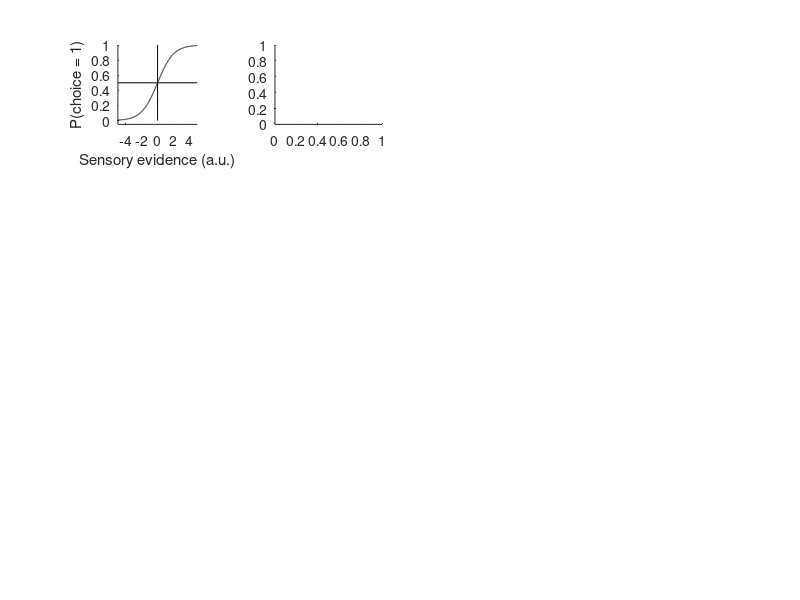

This chart was generated by the following MATLAB code: (Note: this script raises an error after producing the figure.)

% supplementary figure
global mypath;
close; figure;

% first, illustrate shift
sigmoid = @(x, mu) 1 ./ (1 + exp(-x + mu));
x = -5:0.01:5;
subplot(441); % tiny!
hold on;
plot(x, sigmoid(x, 0), 'k');
plot([-5 5], [0.5 0.5], 'k');
plot([0 0], [0 1], 'k');
axis tight; axis square;
ylabel('P(choice = 1)');
xlabel('Sensory evidence (a.u.)');
ylim([-0.05 1]); 

subplot(442); ExamplePsychFunc(20); title(sprintf('Participant %d', 20));
subplot(443); ExamplePsychFunc(13); title(sprintf('Participant %d', 13));
subplot(445); ExamplePsychFuncShift(10); title('Participant 10');

correctness = []; % empty; both correct and error trials will be used
nbins       = 3;

subplot(446); psychFuncShift_Bias_byResp('pupil', nbins, correctness);
subplot(447); psychFuncShift_Bias_byResp('rt', nbins, correctness);

print(gcf, '-dpdf', sprintf('%s/Figures/figureS4.pdf', mypath));
